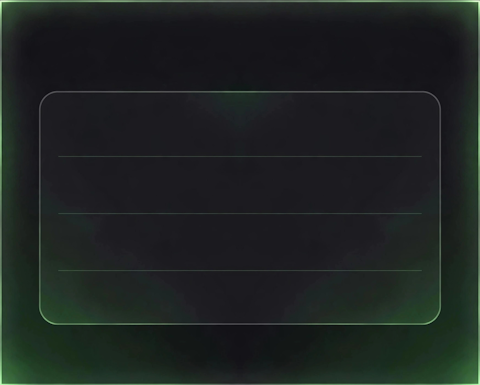
#> input picture fondazo_ajustes.png, 480 x 385 px
$ python -i ui_ajustes.py   (imports and definitions only)
#> lines starting #> are read from the running program, lines starting #| are printed output that depends on the picture
### config_manager.py
# config_manager.py
import configparser
import os

INI = "config.ini"

# [5 lines left out: function guardar_config, not called in this run]

def cargar_config():
    if not os.path.exists(INI):
        return None
    c = configparser.ConfigParser()
    c.read(INI)
    return dict(c['FTP']) if 'FTP' in c else None

### ui_ajustes.py
# ui_ajustes.py - CON VALIDACION IP
import tkinter as tk
from tkinter import messagebox
from PIL import Image, ImageTk
import os, sys
import config_manager
import ipaddress

W, H = 600, 400
INVISIBLE = "#010101"

def resource_path(p):
    if hasattr(sys, '_MEIPASS'):
        return os.path.join(sys._MEIPASS, p)
    return os.path.abspath(p)

# [6 lines left out: function es_ip_valida, not called in this run]

def mostrar_ventana_ajustes(parent_owner=None, on_acerca_de=None):
    if hasattr(mostrar_ventana_ajustes, 'win') and mostrar_ventana_ajustes.win.winfo_exists():
        mostrar_ventana_ajustes.win.lift()
        return

    win = tk.Toplevel()
    win.overrideredirect(True)
    win.config(bg=INVISIBLE)
    win.wm_attributes("-transparentcolor", INVISIBLE)
    win.wm_attributes("-topmost", True)
    win.geometry(f"{W}x{H}+{win.winfo_screenwidth()//2 - W//2}+{win.winfo_screenheight()//2 - H//2}")
    mostrar_ventana_ajustes.win = win

    canvas = tk.Canvas(win, width=W, height=H, bg=INVISIBLE, highlightthickness=0)
    canvas.pack()

    f = Image.open(resource_path("fondazo_ajustes.png")).convert("RGBA").resize((W, H), Image.LANCZOS)
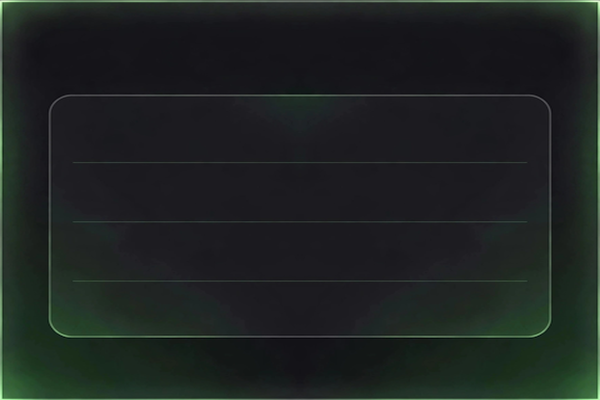
#> f: PIL image 600x400 RGBA; mean R, G, B, A 30.2, 35.2, 34, 255
    f_tk = ImageTk.PhotoImage(f)
    canvas.create_image(W//2, H//2, image=f_tk)

    close = canvas.create_text(W-35, 40, text="✕", fill="white", font=("Arial", 16, "bold"))
    canvas.tag_bind(close, "<Button-1>", lambda e: win.destroy())
    canvas.tag_bind(close, "<Enter>", lambda e: canvas.config(cursor="hand2"))
    canvas.tag_bind(close, "<Leave>", lambda e: canvas.config(cursor=""))

    canvas.create_text(W//2, 40, text="AJUSTES FTP", fill="white", font=("Arial", 14, "bold"))

    cfg = config_manager.cargar_config()
    ip_val = cfg['ip'] if cfg else ""
    user_val = cfg['user'] if cfg else "xbox"
    pass_val = cfg['pass'] if cfg else "xbox"

    style_entry = {"bg": "#1C1B20", "fg": "white", "insertbackground": "white",
                   "relief": "flat", "font": ("Arial", 11), "justify": "center"}

    canvas.create_text(W//2, 115, text="IP de la Xbox", fill="#cccccc", font=("Arial", 10))
    entry_ip = tk.Entry(win, **style_entry, width=22)
    entry_ip.insert(0, ip_val)
    canvas.create_window(W//2, 140, window=entry_ip)

    canvas.create_text(W//2, 175, text="Usuario FTP", fill="#cccccc", font=("Arial", 10))
    entry_user = tk.Entry(win, **style_entry, width=22)
    entry_user.insert(0, user_val)
    canvas.create_window(W//2, 200, window=entry_user)

    canvas.create_text(W//2, 235, text="Contraseña", fill="#cccccc", font=("Arial", 10))
    entry_pass = tk.Entry(win, **style_entry, width=22)
    entry_pass.insert(0, pass_val)
    canvas.create_window(W//2, 260, window=entry_pass)

    b_save = Image.open(resource_path("botonazo_guardar.png")).convert("RGBA").resize((180, 55), Image.LANCZOS)
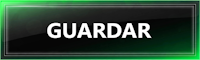
#> input picture botonazo_guardar.png, 200 x 60 px
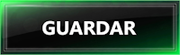
#> b_save: PIL image 180x55 RGBA; mean R, G, B, A 47.6, 74.1, 56, 255
    b_save_tk = ImageTk.PhotoImage(b_save)
    btn_save = canvas.create_image(W//2, 330, image=b_save_tk)

    # [36 lines left out: functions alpha_hit, on_guardar, not called in this run]

    canvas.tag_bind(btn_save, "<Button-1>", on_guardar)
    canvas.tag_bind(btn_save, "<Enter>", lambda e: canvas.config(cursor="hand2"))
    canvas.tag_bind(btn_save, "<Leave>", lambda e: canvas.config(cursor=""))

    try:
        b_ad = Image.open(resource_path("botonazo_AD.png")).convert("RGBA").resize((90, 28), Image.LANCZOS)
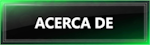
#> input picture botonazo_AD.png, 150 x 45 px
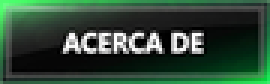
#> b_ad: PIL image 90x28 RGBA (shown 3 times larger); mean R, G, B, A 47.6, 73.4, 55.5, 255
        b_ad_tk = ImageTk.PhotoImage(b_ad)
        btn_ad = canvas.create_image(65, 370, image=b_ad_tk)

        # [6 lines left out: function on_acerca, not called in this run]

        canvas.tag_bind(btn_ad, "<Button-1>", on_acerca)
        canvas.tag_bind(btn_ad, "<Enter>", lambda e: canvas.config(cursor="hand2"))
        canvas.tag_bind(btn_ad, "<Leave>", lambda e: canvas.config(cursor=""))
        win.b_ad_tk = b_ad_tk
        win.b_ad_pil = b_ad
    except Exception as ex:
        print(f"No se pudo cargar botonazo_AD.png: {ex}")

    def press(e): win.ox, win.oy = e.x, e.y
    def drag(e): win.geometry(f"+{win.winfo_x()+e.x-win.ox}+{win.winfo_y()+e.y-win.oy}")
    canvas.bind("<ButtonPress-1>", press)
    canvas.bind("<B1-Motion>", drag)

    win.f_tk = f_tk
    win.b_save_tk = b_save_tk
    win.focus_set()

>>> result = mostrar_ventana_ajustes()
